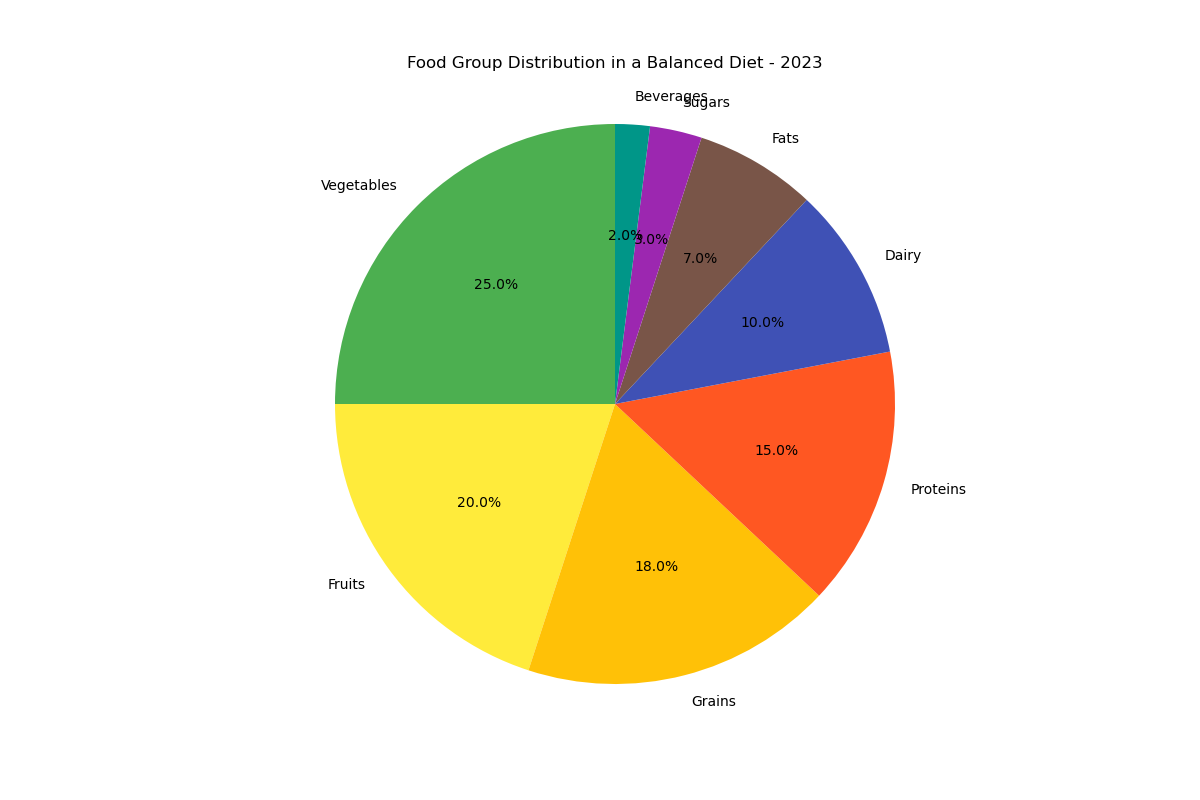

Generate this figure with Python:

import matplotlib.pyplot as plt

# Data
food_items = ['Vegetables', 'Fruits', 'Grains', 'Proteins', 'Dairy', 'Fats', 'Sugars', 'Beverages']
market_share = [25, 20, 18, 15, 10, 7, 3, 2]
colors = ['#4CAF50', '#FFEB3B', '#FFC107', '#FF5722', '#3F51B5', '#795548', '#9C27B0', '#009688']

# Plotting the pie chart
fig, ax = plt.subplots(figsize=(12, 8))  # Change width and height
ax.pie(market_share, labels=food_items, autopct='%1.1f%%', startangle=90, colors=colors)
ax.axis('equal')  # Equal aspect ratio ensures that pie is drawn as a circle.

# Setting the title
plt.title("Food Group Distribution in a Balanced Diet - 2023", pad=20)

# Display the chart
plt.show()
